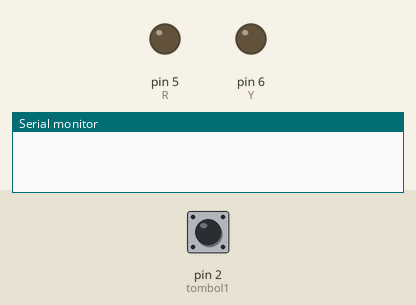
Recording of a sketch running on a simulated Arduino Uno, built with avr-gcc and run on an emulated ATmega328P. Parts: output pins drawn as LEDs (lit = HIGH), the last lines printed to the serial monitor. The test bench sets the inputs (shaded band); at power-on: pin 2 (tombol1) LOW.

Above: at 1.2 s.
1.3 s: pin 2 (tombol1) pulled HIGH for 0.15 s
At 1.38 s:
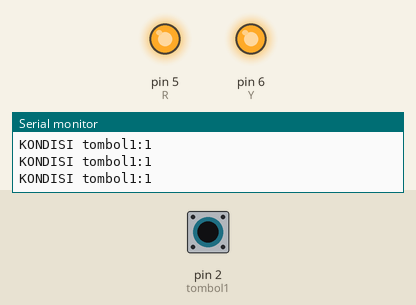
2.9 s: pin 2 (tombol1) pulled HIGH for 3.2 s
At 7.3 s:
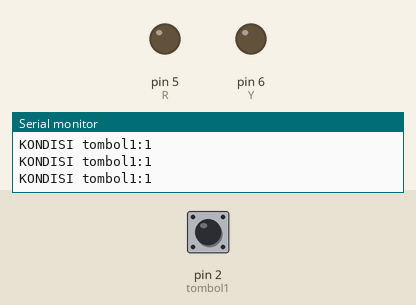
7.6 s: pin 2 (tombol1) driven HIGH
At 8.0 s:
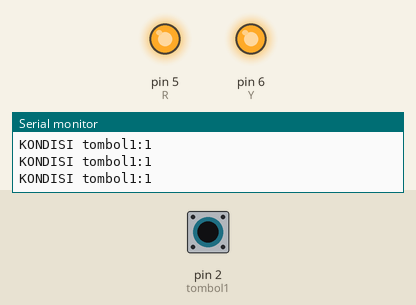
10.6 s: pin 2 (tombol1) driven LOW
At 12.0 s:
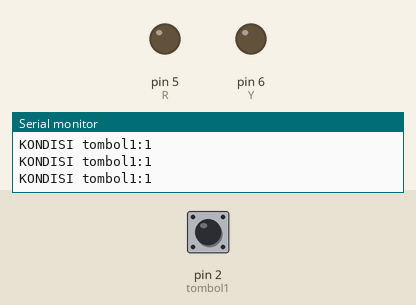
Timing chart, 0 to 13.1 s (numbered marks = the images above; inputs shaded):
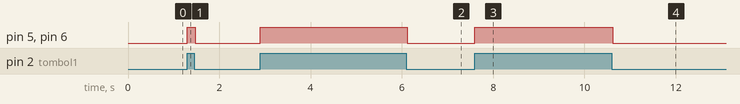

The sketch:

1.2chalange_LED.ino
```cpp
int tombol1=2;
int R=5,Y=6;
int button;
void setup() {
  Serial.begin(9600);
  pinMode(tombol1,INPUT);
  pinMode(R,OUTPUT);
  pinMode(Y,OUTPUT);


}

void loop() {
  int bacaTombol1=digitalRead(tombol1);


  if(bacaTombol1==1){
    digitalWrite(R,HIGH);
    digitalWrite(Y,HIGH);
    Serial.println("KONDISI tombol1:" +String(bacaTombol1));
  }
  else{
    digitalWrite(R,LOW);
    digitalWrite(Y,LOW);
  }

}
```

Measured:
- after the input at 1.3 s, pin 5 (R), pin 6 (Y): LOW → HIGH at once, → LOW 0.17 s later
- after the input at 2.9 s, pin 5 (R), pin 6 (Y): LOW → HIGH at once, → LOW 3.2 s later
- after the input at 7.6 s, pin 5 (R), pin 6 (Y): LOW → HIGH at once
- after the input at 10.6 s, pin 5 (R), pin 6 (Y): HIGH → LOW at once
